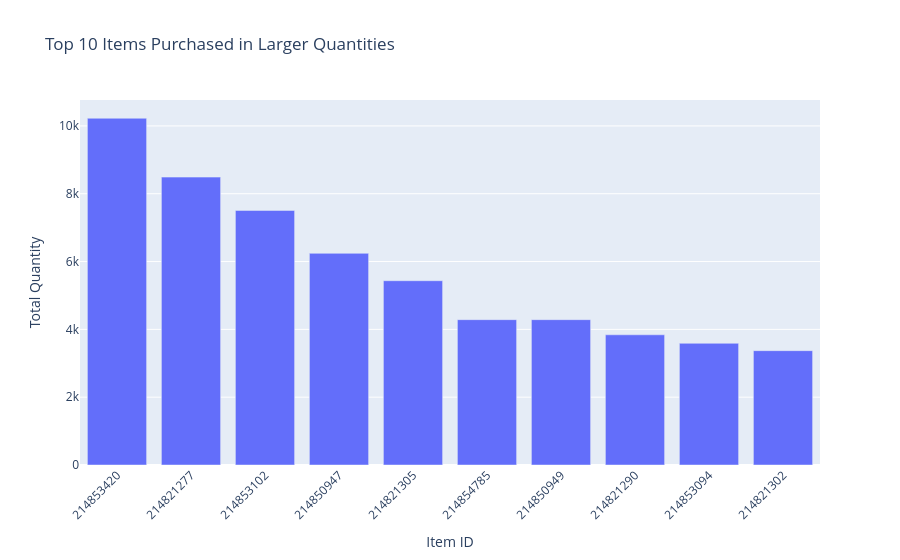

Notebook source saved alongside this figure:
### Code cell
quantity_analysis = (
    buys.groupby("item_id")["qty"].sum().sort_values(ascending=False).nlargest(10)
)
fig = px.bar(
    x=quantity_analysis.index.astype(str),
    y=quantity_analysis.values,
    title="Top 10 Items Purchased in Larger Quantities",
    labels={"x": "Item ID", "y": "Total Quantity"}
)
fig.update_layout(xaxis_tickangle=-45)
fig.show()

### Figure 1 — Plotly figure (JSON) as saved in the notebook; plotly's stock layout.template omitted (floating-point values rounded to 4 significant figures)
{"data": [{"alignmentgroup": "True", "hovertemplate": "Item ID=%{x}<br>Total Quantity=%{y}<extra></extra>", "legendgroup": "", "marker": {"color": "#636efa", "pattern": {"shape": ""}}, "name": "", "offsetgroup": "", "orientation": "v", "showlegend": false, "textposition": "auto", "type": "bar", "x": ["214853420", "214821277", "214853102", "214850947", "214821305", "214854785", "214850949", "214821290", "214853094", "214821302"], "xaxis": "x", "y": [10226, 8490, 7507, 6242, 5435, 4286, 4286, 3840, 3589, 3372], "yaxis": "y"}], "layout": {"barmode": "relative", "legend": {"tracegroupgap": 0}, "title": {"text": "Top 10 Items Purchased in Larger Quantities"}, "xaxis": {"anchor": "y", "domain": [0, 1], "tickangle": -45, "title": {"text": "Item ID"}}, "yaxis": {"anchor": "x", "domain": [0, 1], "title": {"text": "Total Quantity"}}}}
